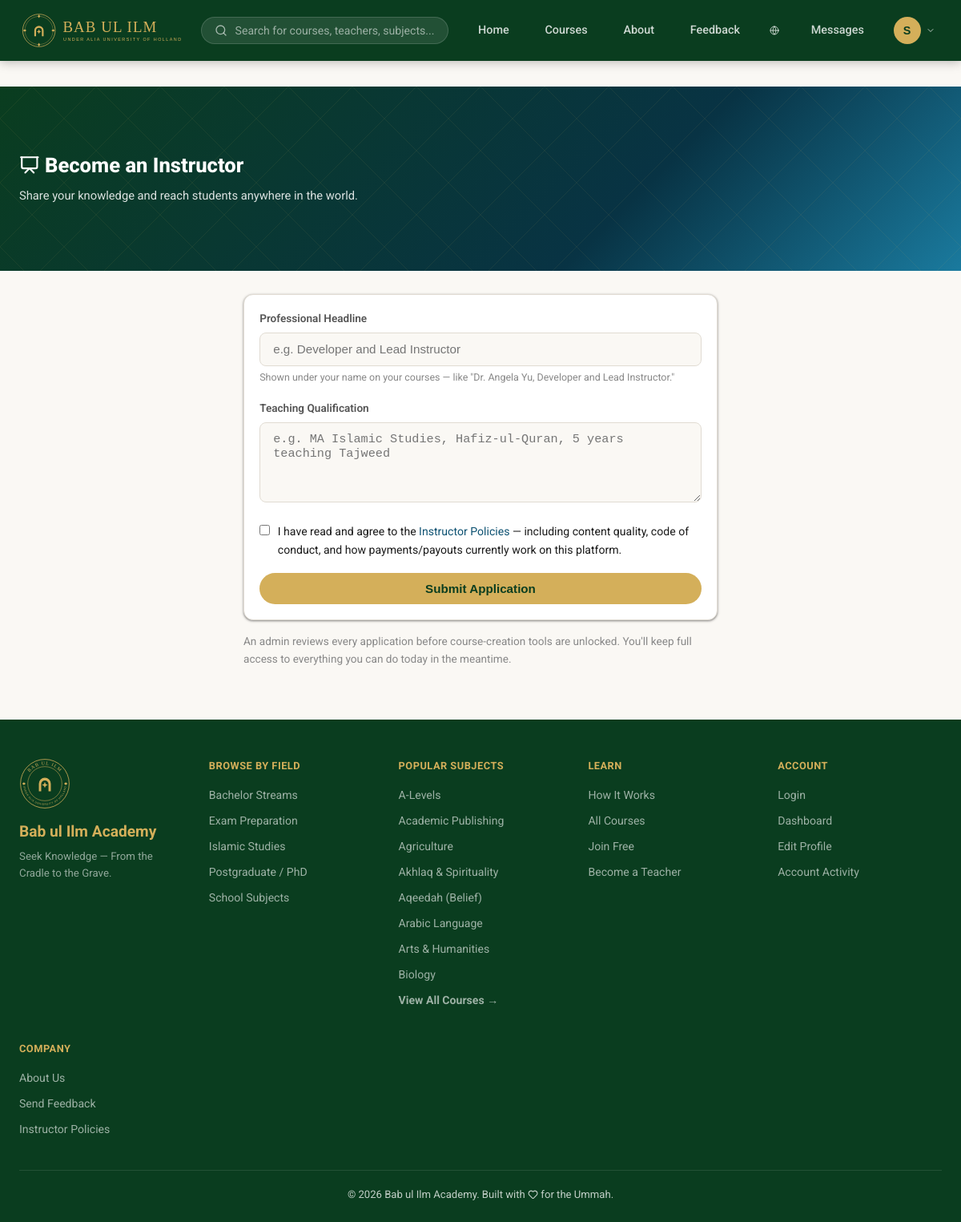
The page /become-instructor.php (signed in) on the database its author committed.
### tables this page shows
CREATE TABLE IF NOT EXISTS users (
    id           INT UNSIGNED AUTO_INCREMENT PRIMARY KEY,
    name         VARCHAR(100) NOT NULL,
    email        VARCHAR(150) NOT NULL UNIQUE,
    password     VARCHAR(255) NOT NULL,
    role         ENUM('student','teacher','parent','institution','admin','customer_service') DEFAULT 'student',
     
     
     
     
     
     
     
    teacher_status ENUM('none','pending','approved','rejected') NOT NULL DEFAULT 'none',  
    instructor_policies_agreed_at DATETIME NULL,  
    gender       ENUM('male','female','unspecified') DEFAULT 'unspecified',
    date_of_birth DATE NULL,
    education_level VARCHAR(50) NULL,        
    preferred_language VARCHAR(50) NULL,     
    ui_locale    ENUM('en','ur','fa','ar') NOT NULL DEFAULT 'en',  
    organization_name VARCHAR(200) NULL,     
    phone        VARCHAR(30),
    phone_verified TINYINT(1) DEFAULT 0,
    country      VARCHAR(100),
    bio          TEXT,
    qualification TEXT,               
    headline     VARCHAR(150) NULL,   
    avatar       VARCHAR(300),
    is_approved  TINYINT(1) DEFAULT 1,   
    is_verified  TINYINT(1) DEFAULT 0,
    verification_token   VARCHAR(64) NULL,
    verification_expires  DATETIME NULL,
    created_at   TIMESTAMP DEFAULT CURRENT_TIMESTAMP,
    INDEX idx_email (email),
    INDEX idx_role (role)
);

CREATE TABLE IF NOT EXISTS fields_of_study (
    id   INT UNSIGNED AUTO_INCREMENT PRIMARY KEY,
    name VARCHAR(100) NOT NULL,
    icon VARCHAR(30)
);

CREATE TABLE IF NOT EXISTS subjects (
    id                INT UNSIGNED AUTO_INCREMENT PRIMARY KEY,
    field_of_study_id INT UNSIGNED NULL,
    name              VARCHAR(100) NOT NULL,
    icon              VARCHAR(30),
    FOREIGN KEY (field_of_study_id) REFERENCES fields_of_study(id) ON DELETE SET NULL
);

### become-instructor.php (the view, shortened to what this page needs)
<?php
require_once __DIR__ . '/db.php';
$user = auth();
$stmt = $pdo->prepare('SELECT * FROM users WHERE id = ?');
$stmt->execute([$user['id']]);
$me = $stmt->fetch();
?>
<!DOCTYPE html>
<html lang="<?= currentLocale() ?>" dir="<?= isRtl(currentLocale()) ? 'rtl' : 'ltr' ?>">
<head>
<link rel="stylesheet" href="style.css">
</head>
<body>
<nav class="navbar">
    <a class="nav-brand" href="index.php"><img src="assets/lockup-gold.svg" alt="<?= e(SITE_NAME) ?>" class="nav-logo"></a>
    <form class="nav-search" action="courses.php" method="get">
        <i data-lucide="search" class="lucide-icon"></i>
        <input type="text" name="q" placeholder="<?= e(t('nav_search_placeholder')) ?>">
    </form>
    <div class="nav-links">
        <a href="index.php"><?= t('nav_home') ?></a>
        <a href="courses.php"><?= t('nav_courses') ?></a>
        <a href="about.php"><?= t('nav_about') ?></a>
        <a href="feedback.php"><?= t('nav_feedback') ?></a>
        <div class="nav-account">
            <button class="nav-account-trigger" type="button" onclick="toggleAccountMenu(event)" aria-label="<?= e(t('nav_language')) ?>">
                <i data-lucide="globe" class="lucide-icon"></i>
            </button>
        </div>
        <?php if ($user): ?>
            <a href="chat.php"><?= t('nav_messages') ?></a>
            <div class="nav-account">
                <button class="nav-account-trigger" type="button" onclick="toggleAccountMenu(event)" aria-label="Account menu">
                    <?= renderAvatar($user) ?>
                    <i data-lucide="chevron-down" class="lucide-icon"></i>
                </button>
            </div>
        <?php else: ?>
            <a href="login.php" class="nav-btn"><?= t('nav_login') ?></a>
        <?php endif; ?>
    </div>
</nav>
<div class="dashboard-wrap" style="max-width:640px">
    <div class="dashboard-header"><h2><i data-lucide="presentation" class="lucide-icon"></i> Become an Instructor</h2><p>Share your knowledge and reach students anywhere in the world.</p></div>
    <?php if ($me['teacher_status'] === 'pending'): ?>
        <div class="card"><div class="card-body" style="text-align:center;padding:2.5rem 1.5rem">
            <i data-lucide="hourglass" class="lucide-icon" style="width:42px;height:42px;color:var(--gold);margin-bottom:1rem"></i>
            <h3 style="margin-bottom:.6rem">Your application is under review</h3>
            <p style="color:var(--text-light);font-size:.92rem">An admin will review your headline and qualification shortly. You'll gain access to course-creation tools as soon as you're approved — no need to apply again.</p>
        </div></div>
    <?php else: ?>
        <div class="card"><div class="card-body">
            <form method="post">
                <div class="form-group">
                    <label class="form-label">Professional Headline</label>
                    <input type="text" name="headline" class="form-control" placeholder="e.g. Developer and Lead Instructor" maxlength="150" value="<?= e($me['headline'] ?? '') ?>">
                    <div class="form-hint">Shown under your name on your courses — like "Dr. Angela Yu, Developer and Lead Instructor."</div>
                </div>
                <div class="form-group">
                    <label class="form-label">Teaching Qualification</label>
                    <textarea name="qualification" class="form-control" placeholder="e.g. MA Islamic Studies, Hafiz-ul-Quran, 5 years teaching Tajweed"><?= e($me['qualification'] ?? '') ?></textarea>
                </div>
                <div class="form-group">
                    <label style="display:flex;align-items:flex-start;gap:.6rem;cursor:pointer;font-size:.88rem">
                        <input type="checkbox" name="agree_policies" value="1" style="width:auto;margin-top:.2rem" required>
                        <span>I have read and agree to the <a href="instructor-policies.php" target="_blank">Instructor Policies</a> — including content quality, code of conduct, and how payments/payouts currently work on this platform.</span>
                    </label>
                </div>
                <button type="submit" class="btn btn-primary btn-full">Submit Application</button>
            </form>
        </div></div>
        <p style="font-size:.85rem;color:var(--text-light);margin-top:1rem">An admin reviews every application before course-creation tools are unlocked. You'll keep full access to everything you can do today in the meantime.</p>
    <?php endif; ?>
</div>
<?= renderFooter($pdo) ?>
</body>
</html>

### db.php (shortened to what this page needs)
<?php
function e(string $s): string {
    return htmlspecialchars($s, ENT_QUOTES, 'UTF-8');
}
function currentLocale(): string {
    $requested = $_GET['lang'] ?? null;
    $user = $_SESSION['user'] ?? null;
    if ($user && !empty($user['ui_locale']) && in_array($user['ui_locale'], SUPPORTED_LOCALES, true)) {
        return $user['ui_locale'];
    }
    return 'en';
}
function isRtl(string $locale): bool {
    return in_array($locale, ['ur', 'fa', 'ar'], true);
}
function t(string $key, array $vars = []): string {
    static $cache = [];
    $locale = currentLocale();
    if (!isset($cache[$locale])) {
        $path = __DIR__ . '/lang/' . $locale . '.php';
        $cache[$locale] = is_file($path) ? require $path : [];
    }
    $str = $cache[$locale][$key] ?? $cache['en'][$key] ?? $key;
    return $str;
}
function auth(): ?array {
    $lastActivity = $_SESSION['last_activity'] ?? time();
    return $_SESSION['user'];
}
    ?>
    <?php
function properCaseName(string $name): string {
    return mb_convert_case(trim($name), MB_CASE_TITLE, 'UTF-8');
}
function displayNameOf(?array $user): string {
    $name = ($user['display_name'] ?? '') ?: ($user['name'] ?? '?');
    return $name === '?' ? $name : properCaseName($name);
}
function renderAvatar(?array $user, string $class = 'nav-avatar'): string {
    $name = displayNameOf($user);
    return '<span class="' . e($class) . '">' . e(mb_substr($name, 0, 1)) . '</span>';
}
    ?>
    <?php
function renderFooter(PDO $pdo): string {
    $fields = $pdo->query('SELECT * FROM fields_of_study ORDER BY name')->fetchAll();
    $popularSubjects = $pdo->query(
        "SELECT s.*, (SELECT COUNT(*) FROM enrollments e JOIN courses c ON c.id = e.course_id WHERE c.subject_id = s.id) AS enrollment_count
         FROM subjects s ORDER BY enrollment_count DESC, s.name ASC LIMIT 8"
    )->fetchAll();
    ?>
    <footer>
        <div class="footer-grid">
            <div>
                <img src="assets/seal-curved-gold.svg" alt="<?= e(SITE_NAME) ?>" class="footer-seal">
                <div class="footer-brand"><?= e(SITE_NAME) ?></div>
                <p>Seek Knowledge — From the Cradle to the Grave.</p>
            </div>
            <div>
                <div class="footer-heading">Browse by Field</div>
                <ul class="footer-links">
                    <?php foreach ($fields as $f): ?>
                        <li><a href="courses.php?field=<?= (int) $f['id'] ?>"><?= e($f['name']) ?></a></li>
                    <?php endforeach; ?>
                </ul>
            </div>
            <div>
                <div class="footer-heading">Popular Subjects</div>
                <ul class="footer-links">
                    <?php foreach ($popularSubjects as $s): ?>
                        <li><a href="courses.php?subject=<?= (int) $s['id'] ?>"><?= e($s['name']) ?></a></li>
                    <?php endforeach; ?>
                    <li><a href="courses.php"><strong>View All Courses →</strong></a></li>
                </ul>
            </div>
            <div>
                <div class="footer-heading">Learn</div>
                <ul class="footer-links">
                    <li><a href="getting-started.php">How It Works</a></li>
                    <li><a href="courses.php">All Courses</a></li>
                    <li><a href="register.php">Join Free</a></li>
                    <li><a href="<?= auth() ? 'become-instructor.php' : 'register.php' ?>">Become a Teacher</a></li>
                </ul>
            </div>
            <div>
                <div class="footer-heading">Account</div>
                <ul class="footer-links">
                    <li><a href="login.php">Login</a></li>
                    <li><a href="dashboard.php">Dashboard</a></li>
                    <li><a href="edit-profile.php">Edit Profile</a></li>
                    <li><a href="activity-log.php">Account Activity</a></li>
                </ul>
            </div>
            <div>
                <div class="footer-heading">Company</div>
                <ul class="footer-links">
                    <li><a href="about.php">About Us</a></li>
                    <li><a href="feedback.php">Send Feedback</a></li>
                    <li><a href="instructor-policies.php">Instructor Policies</a></li>
                </ul>
            </div>
        </div>
        <div class="footer-bottom">&copy; <?= date('Y') ?> <?= e(SITE_NAME) ?>. Built with <i data-lucide="heart" class="lucide-icon"></i> for the Ummah.</div>
    </footer>
    <?php
    return ob_get_clean();
}
    ?>

### rows shown on the page
users: q "Search for courses, teachers, subjects...", ui_locale "Home", ui_locale "Courses", ui_locale "About", ui_locale "Feedback", ui_locale "Messages", mb_substr($name, 0, 1) "S"
fields_of_study: name "Bachelor Streams"
fields_of_study: name "Exam Preparation"
fields_of_study: name "Islamic Studies"
fields_of_study: name "Postgraduate / PhD"
fields_of_study: name "School Subjects"
subjects: name "A-Levels"
subjects: name "Academic Publishing"
subjects: name "Agriculture"
subjects: name "Akhlaq & Spirituality"
subjects: name "Aqeedah (Belief)"
subjects: name "Arabic Language"
subjects: name "Arts & Humanities"
subjects: name "Biology"

### other values the page prints
SITE_NAME "Bab ul Ilm Academy"
